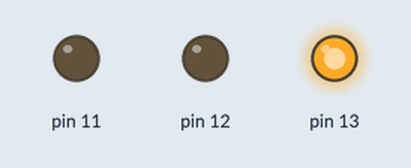
A sketch run on a simulated Arduino Uno, built with avr-gcc and run on an emulated ATmega328P. Parts: output pins drawn as LEDs (lit = HIGH).

Above: at 0.5 s.
At 2.5 s:
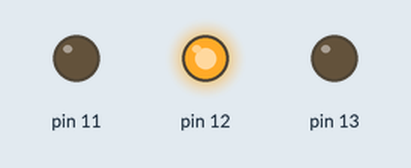
At 3.5 s:
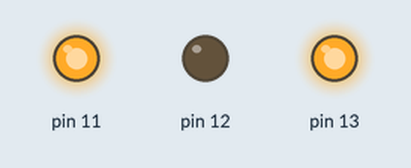
At 4.5 s:
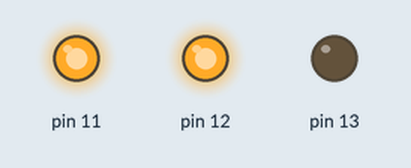
At 6.5 s:
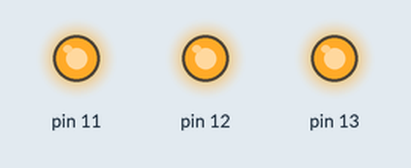
At 8.5 s:
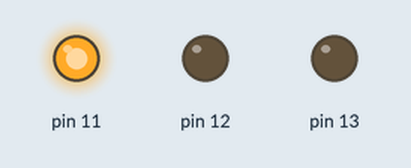
Timing chart, 0 to 9.1 s (numbered marks = the images above):
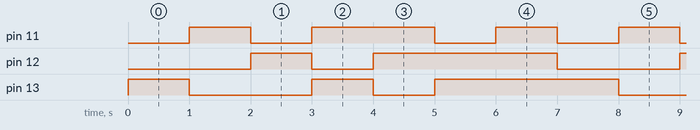

Measured:
- by itself, pin 11: repeats every 7.0 s: LOW 1.0 s, HIGH 2.0 s, 2 × (LOW 1.0 s, HIGH 1.0 s)
- by itself, pin 12: repeats every 7.0 s: LOW 1.0 s, HIGH 3.0 s, LOW 2.0 s, HIGH 1.0 s
- by itself, pin 13: repeats every 7.0 s: LOW 2.0 s, HIGH 1.0 s, LOW 1.0 s, HIGH 3.0 s

The sketch:

RGBCycle.ino
```cpp
/*

  Created by: James Couse

  Created on: Oct 3 2023


  Cycles an RGB LED through all possible colours, repeatedly.

*/

void setup()

{

  pinMode(11, OUTPUT);
  pinMode(12, OUTPUT);
  pinMode(13, OUTPUT);

}


void loop()

{

  digitalWrite(11, LOW);
  digitalWrite(12, LOW);
  digitalWrite(13, HIGH);

  delay(1000); // Wait for 1000 millisecond(s)

  digitalWrite(11, HIGH);
  digitalWrite(12, LOW);
  digitalWrite(13, LOW);

  delay(1000); // Wait for 1000 millisecond(s)

  digitalWrite(11, LOW);
  digitalWrite(12, HIGH);
  digitalWrite(13, LOW);

  delay(1000); // Wait for 1000 millisecond(s)

  digitalWrite(11, HIGH);
  digitalWrite(12, LOW);
  digitalWrite(13, HIGH);

  delay(1000); // Wait for 1000 millisecond(s)

  digitalWrite(11, HIGH);
  digitalWrite(12, HIGH);
  digitalWrite(13, LOW);

  delay(1000); // Wait for 1000 millisecond(s)

  digitalWrite(11, LOW);
  digitalWrite(12, HIGH);
  digitalWrite(13, HIGH);

  delay(1000); // Wait for 1000 millisecond(s)

  digitalWrite(11, HIGH);
  digitalWrite(12, HIGH);
  digitalWrite(13, HIGH);

  delay(1000); // Wait for 1000 millisecond(s)
}
  
```
